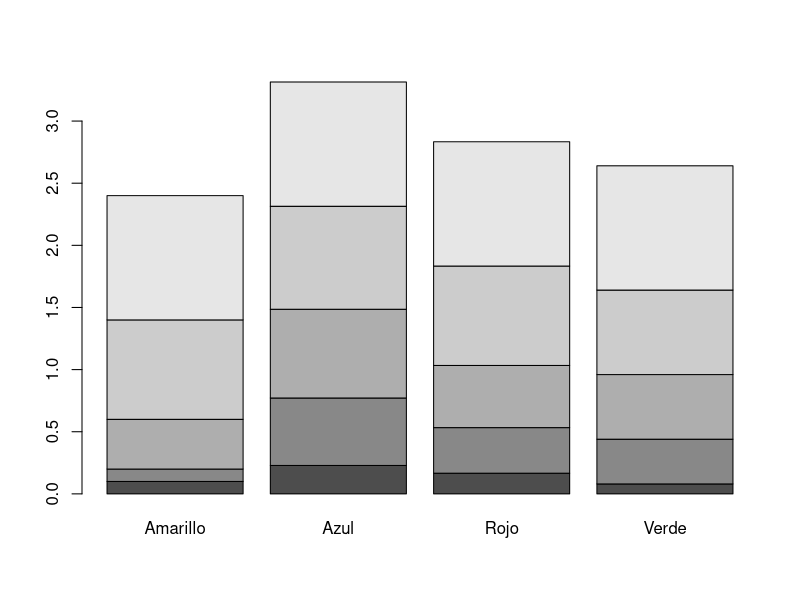
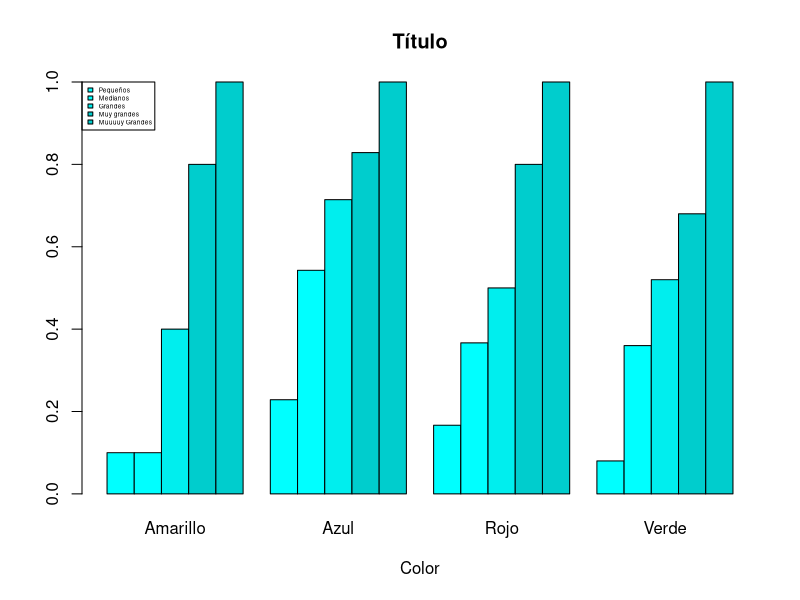

Recreate these plots in R, in order.
## ---- chunk 1
notas = ordered(c('S', 'A', 'N', 'Ex', 'S', 'S', 'S', 'Ex', 'N', 'A', 'A'), levels=c('S','A', 'N', 'Ex'))
notas
table(notas) #frecuencia absoluta 
prop.table(table(notas)) #freceuncia relativa
cumsum(table(notas)) #freceuncia absoluta acumulada
cumsum(prop.table(table(notas))) #frecuencia relativa acumulada
## ---- chunk 2
longitud = sample(c('Pequeños', 'Medianos', 'Grandes', 'Muy grandes', 'Muuuuy Grandes'), size =100, replace = TRUE)
longitud = ordered(longitud, levels=c('Pequeños', 'Medianos', 'Grandes', 'Muy grandes', 'Muuuuy Grandes') )
longitud
fr.abs = table(longitud)
fr.rel = prop.table(fr.abs)
fr.abs.acum = cumsum(fr.abs)
fr.rel.acum = cumsum(fr.rel)
fr.rel.acum
## ---- chunk 3
colores = rep(c('Rojo', 'Verde', 'Azul', 'Amarillo'), c(30,25,35,10))
colores #esto es un vector
colores = factor(colores) #esto es un factor
colores
coches = data.frame(colores, longitud)
head(coches)
## ---- chunk 4
apply(table(coches), MARGIN = 1, FUN = cumsum)
## ---- chunk 5
t(apply(table(coches), MARGIN = 1, FUN = cumsum)
) #transponemos la matriz
## ---- chunk 6
apply(prop.table(table(coches), margin = 1), MARGIN = 1, FUN = cumsum)-> diagrama #margin define en que dirección acumular
## ---- chunk 7
t(apply(prop.table(table(coches), margin = 1), MARGIN = 1, FUN = cumsum)) 
## ---- chunk 8
barplot(diagrama)
barplot(diagrama, beside = TRUE, legend=TRUE, 
  args.legend = list(x = 'topleft', cex=0.4),
  main='Título', xlab='Color', col=c('cyan', 'cyan1', 'cyan2','cyan3', 'cyan3')) #modificar leyenda
## ---- chunk 9
rnorm(100, mean = 0, sd = 1) -> x
cut(x,breaks = c(-Inf, -2, -1, 0, 1, 2, Inf), right=F)
## ---- chunk 10
edades = c(17,18,25,40,53,32,29,45,24,23,25,22,22,23,60)
table(edades)
round(prop.table(table(edades)), 3)
## ---- chunk 11
sample(1:6, 20, replace=T)
sample(1:6, 20, replace=T) #no se imprimen los mismos 20 valores
set.seed(8)
sample(1:6, 20, replace=T)
set.seed(8)
sample(1:6, 20, replace=T) #se imprimen los mismos ya que su pseudoaleatoriedad parte de la misma semilla
set.seed(NULL)
## ---- chunk 12
set.seed(20201106)
sample(1:6, 25, replace=T)->dados
dados
table(dados)
prop.table(table(dados))
cumsum(table(dados))
cumsum(prop.table(table(dados))
)
## ---- chunk 13
mean(edades) #mediana aritmetica
median(edades)
median(dados)
which(table(edades) == max(table(edades))) #devuleve el vector de posiciones de los datos más frecuentes de las edades
names(which(table(edades) == max(table(edades)))
) #devuelve las etiquetas de las posiciones y por lo tanto los valores más frecuentes.
## ---- chunk 14
quantile(dados) #devulete los cuartiles
quantile(dados, 0.25)
quantile(dados, 0.55) #puedes pedirle el cuantil que quieras
max(dados)-min(dados)#rango de valores
quantile(dados, 0.75) - quantile(dados, 0.25) #rango inter cuartilico
## ---- chunk 15

